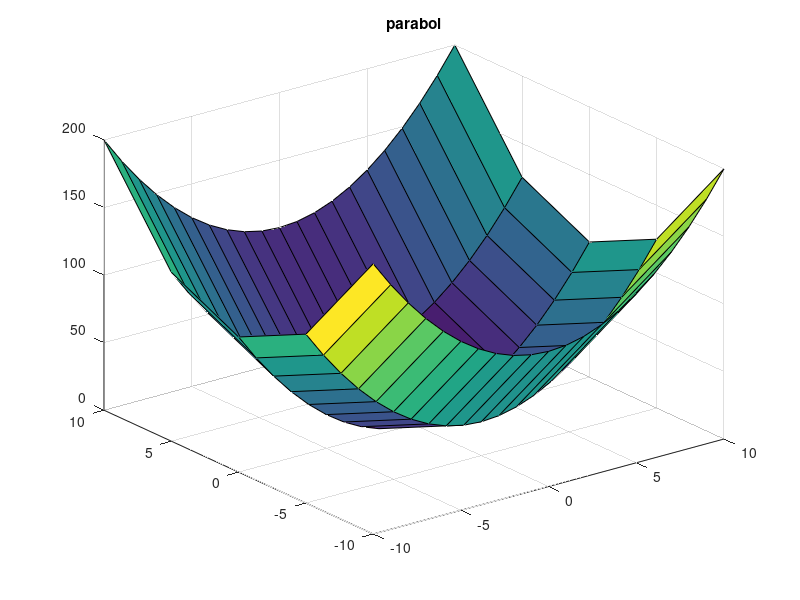

Recreate this plot in MATLAB.
%%Name Surname: Serkan Burak Örs
%Istanbul Technical University
%Aeronautics and Astronautics Faculty - Astronautical Engineering
%E-mail: orss19@itu.edu.tr
%BIL 113E - Summer 2020 - CRN:30156
%Instructor: Dr. Mustafa Resa Becan
%Week 3 - Date: 26/08/2020
%% surf function is also used to show the surface of the 3D functions such as z=f(x,y)
xn=-10:1:10;
yn=-10:5:10;
[x,y]=meshgrid(xn,yn);
z=x.^2+y.^2;
surf(x,y,z);
title('parabol');